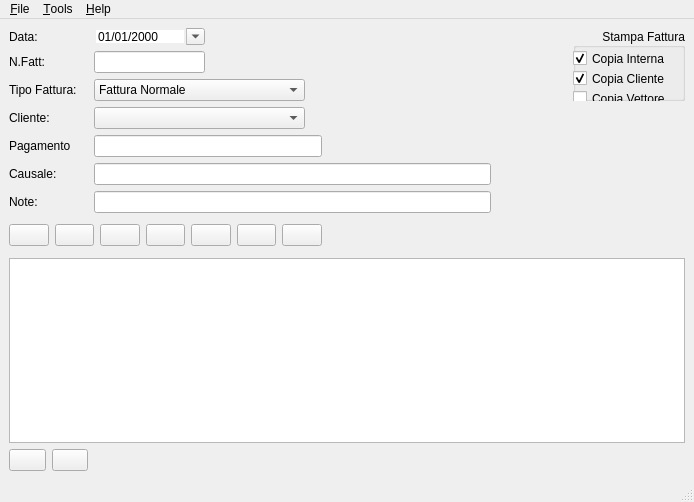
<?xml version="1.0" encoding="UTF-8"?>
<ui version="4.0">
 <class>MainWindow</class>
 <widget class="QMainWindow" name="MainWindow">
  <property name="geometry">
   <rect>
    <x>0</x>
    <y>0</y>
    <width>694</width>
    <height>502</height>
   </rect>
  </property>
  <property name="windowTitle">
   <string>Gestione Fatture</string>
  </property>
  <property name="windowIcon">
   <iconset resource="resources.qrc">
    <normaloff>:/app.ico</normaloff>:/app.ico</iconset>
  </property>
  <widget class="QWidget" name="centralwidget">
   <layout class="QGridLayout" name="gridLayout">
    <item row="0" column="0">
     <widget class="QLabel" name="label">
      <property name="text">
       <string>Data:</string>
      </property>
      <property name="buddy">
       <cstring>dateEdit</cstring>
      </property>
     </widget>
    </item>
    <item row="0" column="1">
     <widget class="QDateEdit" name="dateEdit">
      <property name="sizePolicy">
       <sizepolicy hsizetype="Fixed" vsizetype="Fixed">
        <horstretch>0</horstretch>
        <verstretch>0</verstretch>
       </sizepolicy>
      </property>
      <property name="minimumSize">
       <size>
        <width>111</width>
        <height>0</height>
       </size>
      </property>
      <property name="frame">
       <bool>false</bool>
      </property>
      <property name="currentSection">
       <enum>QDateTimeEdit::DaySection</enum>
      </property>
      <property name="displayFormat">
       <string>dd/MM/yyyy</string>
      </property>
      <property name="calendarPopup">
       <bool>true</bool>
      </property>
     </widget>
    </item>
    <item row="0" column="8" rowspan="3">
     <widget class="QGroupBox" name="groupBox">
      <property name="title">
       <string>Stampa Fattura</string>
      </property>
      <property name="alignment">
       <set>Qt::AlignRight|Qt::AlignTrailing|Qt::AlignVCenter</set>
      </property>
      <property name="flat">
       <bool>false</bool>
      </property>
      <property name="checkable">
       <bool>false</bool>
      </property>
      <widget class="QCheckBox" name="copiaVettCheckBox">
       <property name="geometry">
        <rect>
         <x>0</x>
         <y>60</y>
         <width>113</width>
         <height>21</height>
        </rect>
       </property>
       <property name="text">
        <string>Copia Vettore</string>
       </property>
      </widget>
      <widget class="QCheckBox" name="copiaCliCheckBox">
       <property name="geometry">
        <rect>
         <x>0</x>
         <y>40</y>
         <width>121</width>
         <height>21</height>
        </rect>
       </property>
       <property name="text">
        <string>Copia Cliente</string>
       </property>
       <property name="checked">
        <bool>true</bool>
       </property>
      </widget>
      <widget class="QCheckBox" name="copiaIntCheckBox">
       <property name="geometry">
        <rect>
         <x>0</x>
         <y>20</y>
         <width>111</width>
         <height>21</height>
        </rect>
       </property>
       <property name="text">
        <string>Copia Interna</string>
       </property>
       <property name="checked">
        <bool>true</bool>
       </property>
      </widget>
     </widget>
    </item>
    <item row="1" column="0">
     <widget class="QLabel" name="label_5">
      <property name="text">
       <string>N.Fatt:</string>
      </property>
      <property name="buddy">
       <cstring>fattLineEdit</cstring>
      </property>
     </widget>
    </item>
    <item row="1" column="1">
     <widget class="QLineEdit" name="fattLineEdit">
      <property name="sizePolicy">
       <sizepolicy hsizetype="Expanding" vsizetype="Fixed">
        <horstretch>0</horstretch>
        <verstretch>0</verstretch>
       </sizepolicy>
      </property>
      <property name="maximumSize">
       <size>
        <width>16777215</width>
        <height>16777215</height>
       </size>
      </property>
     </widget>
    </item>
    <item row="2" column="0">
     <widget class="QLabel" name="label_7">
      <property name="text">
       <string>Tipo Fattura:</string>
      </property>
      <property name="buddy">
       <cstring>tipoFattComboBox</cstring>
      </property>
     </widget>
    </item>
    <item row="2" column="1" colspan="2">
     <widget class="QComboBox" name="tipoFattComboBox">
      <item>
       <property name="text">
        <string>Fattura Normale</string>
       </property>
      </item>
      <item>
       <property name="text">
        <string>Fattura Accompagnatoria</string>
       </property>
      </item>
      <item>
       <property name="text">
        <string>Nota di Accredito</string>
       </property>
      </item>
     </widget>
    </item>
    <item row="3" column="0">
     <widget class="QLabel" name="label_2">
      <property name="maximumSize">
       <size>
        <width>47</width>
        <height>16777215</height>
       </size>
      </property>
      <property name="text">
       <string>Cliente:</string>
      </property>
      <property name="buddy">
       <cstring>cliComboBox</cstring>
      </property>
     </widget>
    </item>
    <item row="3" column="1" colspan="2">
     <widget class="QComboBox" name="cliComboBox">
      <property name="minimumSize">
       <size>
        <width>211</width>
        <height>0</height>
       </size>
      </property>
      <property name="editable">
       <bool>false</bool>
      </property>
      <property name="currentIndex">
       <number>-1</number>
      </property>
     </widget>
    </item>
    <item row="3" column="3" colspan="2">
     <spacer name="horizontalSpacer_8">
      <property name="orientation">
       <enum>Qt::Horizontal</enum>
      </property>
      <property name="sizeHint" stdset="0">
       <size>
        <width>40</width>
        <height>20</height>
       </size>
      </property>
     </spacer>
    </item>
    <item row="3" column="5">
     <spacer name="horizontalSpacer_7">
      <property name="orientation">
       <enum>Qt::Horizontal</enum>
      </property>
      <property name="sizeHint" stdset="0">
       <size>
        <width>67</width>
        <height>20</height>
       </size>
      </property>
     </spacer>
    </item>
    <item row="3" column="6">
     <spacer name="horizontalSpacer_9">
      <property name="orientation">
       <enum>Qt::Horizontal</enum>
      </property>
      <property name="sizeHint" stdset="0">
       <size>
        <width>68</width>
        <height>20</height>
       </size>
      </property>
     </spacer>
    </item>
    <item row="4" column="0">
     <widget class="QLabel" name="label_6">
      <property name="text">
       <string>Pagamento</string>
      </property>
      <property name="buddy">
       <cstring>tipoPagLineEdit</cstring>
      </property>
     </widget>
    </item>
    <item row="4" column="1" colspan="3">
     <widget class="QLineEdit" name="tipoPagLineEdit"/>
    </item>
    <item row="5" column="0">
     <widget class="QLabel" name="label_3">
      <property name="text">
       <string>Causale:</string>
      </property>
      <property name="buddy">
       <cstring>cauLineEdit</cstring>
      </property>
     </widget>
    </item>
    <item row="5" column="1" colspan="6">
     <widget class="QLineEdit" name="cauLineEdit">
      <property name="minimumSize">
       <size>
        <width>381</width>
        <height>0</height>
       </size>
      </property>
     </widget>
    </item>
    <item row="6" column="0">
     <widget class="QLabel" name="label_4">
      <property name="text">
       <string>Note:</string>
      </property>
      <property name="buddy">
       <cstring>noteLineEdit</cstring>
      </property>
     </widget>
    </item>
    <item row="6" column="1" colspan="6">
     <widget class="QLineEdit" name="noteLineEdit">
      <property name="minimumSize">
       <size>
        <width>381</width>
        <height>0</height>
       </size>
      </property>
     </widget>
    </item>
    <item row="7" column="0" colspan="4">
     <layout class="QHBoxLayout" name="horizontalLayout">
      <item>
       <widget class="QPushButton" name="addMPushButton">
        <property name="sizePolicy">
         <sizepolicy hsizetype="Expanding" vsizetype="Fixed">
          <horstretch>0</horstretch>
          <verstretch>0</verstretch>
         </sizepolicy>
        </property>
        <property name="minimumSize">
         <size>
          <width>37</width>
          <height>0</height>
         </size>
        </property>
        <property name="maximumSize">
         <size>
          <width>46</width>
          <height>16777215</height>
         </size>
        </property>
        <property name="focusPolicy">
         <enum>Qt::NoFocus</enum>
        </property>
        <property name="text">
         <string/>
        </property>
        <property name="icon">
         <iconset resource="resources.qrc">
          <normaloff>:/add2.png</normaloff>:/add2.png</iconset>
        </property>
       </widget>
      </item>
      <item>
       <widget class="QPushButton" name="delMPushButton">
        <property name="sizePolicy">
         <sizepolicy hsizetype="Expanding" vsizetype="Fixed">
          <horstretch>0</horstretch>
          <verstretch>0</verstretch>
         </sizepolicy>
        </property>
        <property name="minimumSize">
         <size>
          <width>36</width>
          <height>0</height>
         </size>
        </property>
        <property name="maximumSize">
         <size>
          <width>46</width>
          <height>16777215</height>
         </size>
        </property>
        <property name="focusPolicy">
         <enum>Qt::NoFocus</enum>
        </property>
        <property name="text">
         <string/>
        </property>
        <property name="icon">
         <iconset resource="resources.qrc">
          <normaloff>:/cancel.png</normaloff>:/cancel.png</iconset>
        </property>
       </widget>
      </item>
      <item>
       <widget class="QPushButton" name="firstMPushButton">
        <property name="sizePolicy">
         <sizepolicy hsizetype="Expanding" vsizetype="Fixed">
          <horstretch>0</horstretch>
          <verstretch>0</verstretch>
         </sizepolicy>
        </property>
        <property name="minimumSize">
         <size>
          <width>36</width>
          <height>0</height>
         </size>
        </property>
        <property name="maximumSize">
         <size>
          <width>46</width>
          <height>16777215</height>
         </size>
        </property>
        <property name="focusPolicy">
         <enum>Qt::NoFocus</enum>
        </property>
        <property name="text">
         <string/>
        </property>
        <property name="icon">
         <iconset resource="resources.qrc">
          <normaloff>:/first.png</normaloff>:/first.png</iconset>
        </property>
       </widget>
      </item>
      <item>
       <widget class="QPushButton" name="prevMPushButton">
        <property name="sizePolicy">
         <sizepolicy hsizetype="Expanding" vsizetype="Fixed">
          <horstretch>0</horstretch>
          <verstretch>0</verstretch>
         </sizepolicy>
        </property>
        <property name="minimumSize">
         <size>
          <width>36</width>
          <height>0</height>
         </size>
        </property>
        <property name="maximumSize">
         <size>
          <width>46</width>
          <height>16777215</height>
         </size>
        </property>
        <property name="focusPolicy">
         <enum>Qt::NoFocus</enum>
        </property>
        <property name="text">
         <string/>
        </property>
        <property name="icon">
         <iconset resource="resources.qrc">
          <normaloff>:/prev.png</normaloff>:/prev.png</iconset>
        </property>
       </widget>
      </item>
      <item>
       <widget class="QPushButton" name="nextMPushButton">
        <property name="sizePolicy">
         <sizepolicy hsizetype="Expanding" vsizetype="Fixed">
          <horstretch>0</horstretch>
          <verstretch>0</verstretch>
         </sizepolicy>
        </property>
        <property name="minimumSize">
         <size>
          <width>36</width>
          <height>0</height>
         </size>
        </property>
        <property name="maximumSize">
         <size>
          <width>46</width>
          <height>16777215</height>
         </size>
        </property>
        <property name="focusPolicy">
         <enum>Qt::NoFocus</enum>
        </property>
        <property name="text">
         <string/>
        </property>
        <property name="icon">
         <iconset resource="resources.qrc">
          <normaloff>:/next.png</normaloff>:/next.png</iconset>
        </property>
       </widget>
      </item>
      <item>
       <widget class="QPushButton" name="lastMPushButton">
        <property name="sizePolicy">
         <sizepolicy hsizetype="Expanding" vsizetype="Fixed">
          <horstretch>0</horstretch>
          <verstretch>0</verstretch>
         </sizepolicy>
        </property>
        <property name="minimumSize">
         <size>
          <width>36</width>
          <height>0</height>
         </size>
        </property>
        <property name="maximumSize">
         <size>
          <width>46</width>
          <height>16777215</height>
         </size>
        </property>
        <property name="focusPolicy">
         <enum>Qt::NoFocus</enum>
        </property>
        <property name="text">
         <string/>
        </property>
        <property name="icon">
         <iconset resource="resources.qrc">
          <normaloff>:/last.png</normaloff>:/last.png</iconset>
        </property>
       </widget>
      </item>
      <item>
       <widget class="QPushButton" name="printPushButton">
        <property name="sizePolicy">
         <sizepolicy hsizetype="Expanding" vsizetype="Fixed">
          <horstretch>0</horstretch>
          <verstretch>0</verstretch>
         </sizepolicy>
        </property>
        <property name="minimumSize">
         <size>
          <width>36</width>
          <height>0</height>
         </size>
        </property>
        <property name="maximumSize">
         <size>
          <width>46</width>
          <height>16777215</height>
         </size>
        </property>
        <property name="focusPolicy">
         <enum>Qt::NoFocus</enum>
        </property>
        <property name="text">
         <string/>
        </property>
        <property name="icon">
         <iconset resource="resources.qrc">
          <normaloff>:/fileprint.png</normaloff>:/fileprint.png</iconset>
        </property>
       </widget>
      </item>
     </layout>
    </item>
    <item row="7" column="4" colspan="3">
     <spacer name="horizontalSpacer_4">
      <property name="orientation">
       <enum>Qt::Horizontal</enum>
      </property>
      <property name="sizeHint" stdset="0">
       <size>
        <width>167</width>
        <height>33</height>
       </size>
      </property>
     </spacer>
    </item>
    <item row="7" column="7">
     <spacer name="horizontalSpacer_6">
      <property name="orientation">
       <enum>Qt::Horizontal</enum>
      </property>
      <property name="sizeHint" stdset="0">
       <size>
        <width>67</width>
        <height>20</height>
       </size>
      </property>
     </spacer>
    </item>
    <item row="7" column="8">
     <spacer name="horizontalSpacer_3">
      <property name="orientation">
       <enum>Qt::Horizontal</enum>
      </property>
      <property name="sizeHint" stdset="0">
       <size>
        <width>83</width>
        <height>31</height>
       </size>
      </property>
     </spacer>
    </item>
    <item row="8" column="0" colspan="9">
     <widget class="QTableView" name="sTableView"/>
    </item>
    <item row="9" column="0">
     <layout class="QHBoxLayout" name="horizontalLayout_2">
      <item>
       <widget class="QPushButton" name="addSPushButton">
        <property name="sizePolicy">
         <sizepolicy hsizetype="Expanding" vsizetype="Fixed">
          <horstretch>0</horstretch>
          <verstretch>0</verstretch>
         </sizepolicy>
        </property>
        <property name="minimumSize">
         <size>
          <width>37</width>
          <height>0</height>
         </size>
        </property>
        <property name="maximumSize">
         <size>
          <width>46</width>
          <height>16777215</height>
         </size>
        </property>
        <property name="focusPolicy">
         <enum>Qt::NoFocus</enum>
        </property>
        <property name="text">
         <string/>
        </property>
        <property name="icon">
         <iconset resource="resources.qrc">
          <normaloff>:/add2.png</normaloff>:/add2.png</iconset>
        </property>
       </widget>
      </item>
      <item>
       <widget class="QPushButton" name="delSPushButton">
        <property name="sizePolicy">
         <sizepolicy hsizetype="Expanding" vsizetype="Fixed">
          <horstretch>0</horstretch>
          <verstretch>0</verstretch>
         </sizepolicy>
        </property>
        <property name="minimumSize">
         <size>
          <width>36</width>
          <height>0</height>
         </size>
        </property>
        <property name="maximumSize">
         <size>
          <width>46</width>
          <height>16777215</height>
         </size>
        </property>
        <property name="focusPolicy">
         <enum>Qt::NoFocus</enum>
        </property>
        <property name="text">
         <string/>
        </property>
        <property name="icon">
         <iconset resource="resources.qrc">
          <normaloff>:/cancel.png</normaloff>:/cancel.png</iconset>
        </property>
       </widget>
      </item>
     </layout>
    </item>
    <item row="9" column="1">
     <spacer name="horizontalSpacer_5">
      <property name="orientation">
       <enum>Qt::Horizontal</enum>
      </property>
      <property name="sizeHint" stdset="0">
       <size>
        <width>40</width>
        <height>20</height>
       </size>
      </property>
     </spacer>
    </item>
    <item row="9" column="2">
     <spacer name="horizontalSpacer">
      <property name="orientation">
       <enum>Qt::Horizontal</enum>
      </property>
      <property name="sizeHint" stdset="0">
       <size>
        <width>40</width>
        <height>20</height>
       </size>
      </property>
     </spacer>
    </item>
    <item row="9" column="3" colspan="6">
     <spacer name="horizontalSpacer_2">
      <property name="orientation">
       <enum>Qt::Horizontal</enum>
      </property>
      <property name="sizeHint" stdset="0">
       <size>
        <width>423</width>
        <height>20</height>
       </size>
      </property>
     </spacer>
    </item>
   </layout>
  </widget>
  <widget class="QMenuBar" name="menubar">
   <property name="geometry">
    <rect>
     <x>0</x>
     <y>0</y>
     <width>694</width>
     <height>23</height>
    </rect>
   </property>
   <widget class="QMenu" name="menu_File">
    <property name="title">
     <string>&amp;File</string>
    </property>
    <addaction name="action_New_File"/>
    <addaction name="action_Load_File"/>
    <addaction name="separator"/>
    <addaction name="action_Exit"/>
   </widget>
   <widget class="QMenu" name="menu_Help">
    <property name="title">
     <string>&amp;Help</string>
    </property>
    <addaction name="action_About"/>
   </widget>
   <widget class="QMenu" name="menu_Tools">
    <property name="title">
     <string>&amp;Tools</string>
    </property>
    <addaction name="action_Add_Customers"/>
    <addaction name="separator"/>
   </widget>
   <addaction name="menu_File"/>
   <addaction name="menu_Tools"/>
   <addaction name="menu_Help"/>
  </widget>
  <widget class="QStatusBar" name="statusbar"/>
  <action name="action_About">
   <property name="icon">
    <iconset resource="resources.qrc">
     <normaloff>:/info.png</normaloff>:/info.png</iconset>
   </property>
   <property name="text">
    <string>&amp;Aiuto</string>
   </property>
  </action>
  <action name="action_New_File">
   <property name="icon">
    <iconset resource="resources.qrc">
     <normaloff>:/filenew.png</normaloff>:/filenew.png</iconset>
   </property>
   <property name="text">
    <string>&amp;Nuovo Database</string>
   </property>
  </action>
  <action name="action_Load_File">
   <property name="icon">
    <iconset resource="resources.qrc">
     <normaloff>:/fileopen.png</normaloff>:/fileopen.png</iconset>
   </property>
   <property name="text">
    <string>&amp;Carica Database</string>
   </property>
  </action>
  <action name="action_Exit">
   <property name="icon">
    <iconset resource="resources.qrc">
     <normaloff>:/exit2.png</normaloff>:/exit2.png</iconset>
   </property>
   <property name="text">
    <string>&amp;Esci</string>
   </property>
  </action>
  <action name="action_Add_Customers">
   <property name="icon">
    <iconset resource="resources.qrc">
     <normaloff>:/add3d.png</normaloff>:/add3d.png</iconset>
   </property>
   <property name="text">
    <string>&amp;Aggiungi Cliente</string>
   </property>
  </action>
 </widget>
 <layoutdefault spacing="6" margin="9"/>
 <tabstops>
  <tabstop>dateEdit</tabstop>
  <tabstop>fattLineEdit</tabstop>
  <tabstop>tipoFattComboBox</tabstop>
  <tabstop>cliComboBox</tabstop>
  <tabstop>tipoPagLineEdit</tabstop>
  <tabstop>cauLineEdit</tabstop>
  <tabstop>noteLineEdit</tabstop>
  <tabstop>sTableView</tabstop>
  <tabstop>copiaIntCheckBox</tabstop>
  <tabstop>copiaCliCheckBox</tabstop>
  <tabstop>copiaVettCheckBox</tabstop>
 </tabstops>
 <resources>
  <include location="resources.qrc"/>
 </resources>
 <connections>
  <connection>
   <sender>action_Exit</sender>
   <signal>triggered()</signal>
   <receiver>MainWindow</receiver>
   <slot>close()</slot>
   <hints>
    <hint type="sourcelabel">
     <x>-1</x>
     <y>-1</y>
    </hint>
    <hint type="destinationlabel">
     <x>273</x>
     <y>214</y>
    </hint>
   </hints>
  </connection>
 </connections>
 <designerdata>
  <property name="gridDeltaX">
   <number>10</number>
  </property>
  <property name="gridDeltaY">
   <number>10</number>
  </property>
  <property name="gridSnapX">
   <bool>true</bool>
  </property>
  <property name="gridSnapY">
   <bool>true</bool>
  </property>
  <property name="gridVisible">
   <bool>true</bool>
  </property>
 </designerdata>
</ui>
